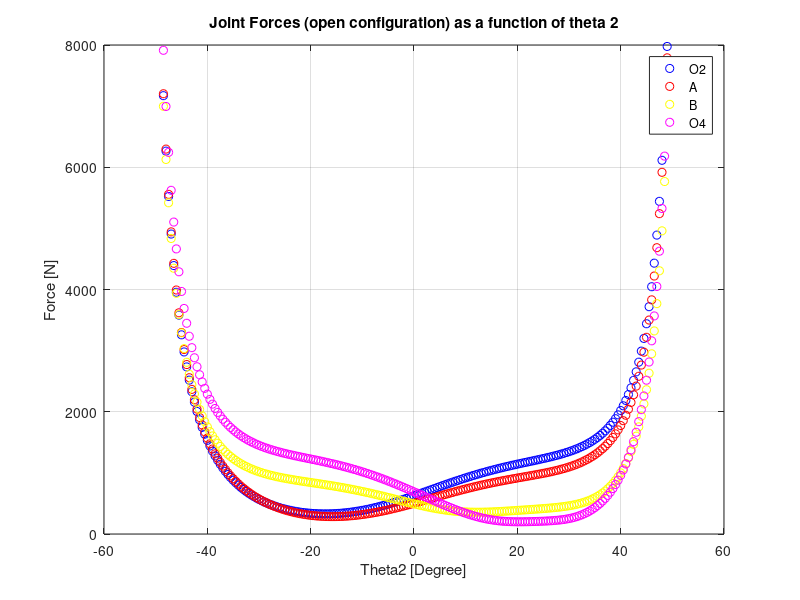
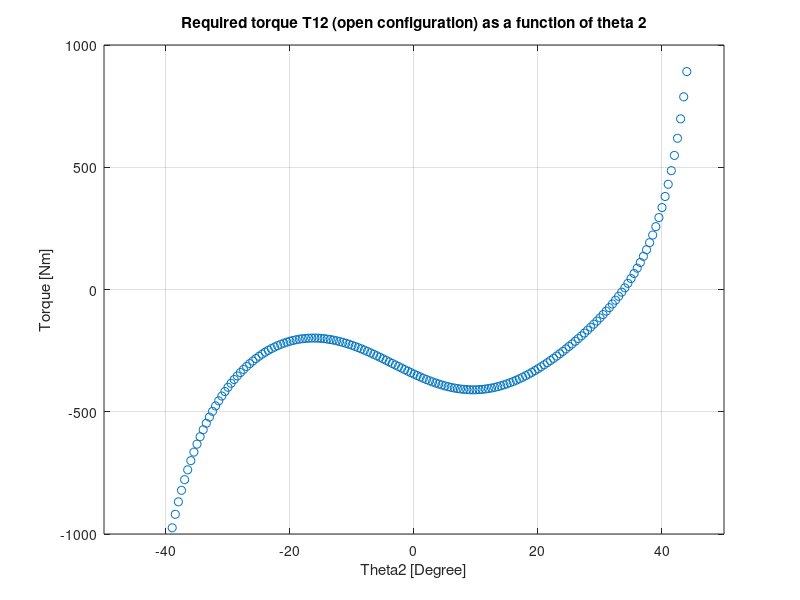

Write MATLAB code to recreate these figures, in order.
format compact
%% === Kinematic Analysis of 4-bar linkages ===

%% === Position Analysis for the 4-bar linkage ===

% Define variables
a=0.72;  % Link 1 length
b=0.68;  % Link 2 length
c=0.85;  % Link 3 length 
d=1.82;  % Link 4 length (fixed)
th2=linspace(-pi,pi,721); 
                            
% Computation of necessary parameters
K1=d/a;
K2=d/c;
K3=(a*a-b*b+c*c+d*d)/(2*a*c);

A=cos(th2)-K1-K2*cos(th2)+K3;
B=-2*sin(th2);
C=K1-(K2+1)*cos(th2)+K3;

K4=d/b;
K5=(c*c-d*d-a*a-b*b)/(2*a*b);

Ap=cos(th2)-K1+K4*cos(th2)+K5;  % A'
Bp=-2*sin(th2); % B'=B          % B' 
Cp=K1+(K4-1)*cos(th2)+K5;       % C'

% Extract valid th2 (i.e., th2 within toggle positions)
Cond=(B.^2-4*A.*C);
Index=find(Cond>0);
th2=th2(Index); % Redefined th2 to only yield positive delta

% Extract parameters corresponding to valid th2
A=A(Index);
B=B(Index);
C=C(Index);
Ap=Ap(Index);
Bp=Bp(Index);
Cp=Cp(Index);

% Compute th3 for both open- and cross-configuration
Ypo=-Bp-sqrt(Bp.^2-4*Ap.*Cp);    % Open-configuration 
% Cannot use sqrt(Cond) b/c Cond has 721 values while sqrt(-) has fewer values
Ypc=-Bp+sqrt(Bp.^2-4*Ap.*Cp);    % Cross-configuration
Xp=2*Ap;
th3o=2*atan2(Ypo,Xp);
th3c=2*atan2(Ypc,Xp);

% atan2 is the arctangent function with two arguments. 
% atan2(y,x)= tan^-1(y/x)
% The angle is positive for counter-clockwise angles(y>0), and negative for clockwise angles (y<0)

% Compute th4 for both open- and cross-configuration
Yo=-B-sqrt(B.^2-4*A.*C);    % Open-configuration 
Yc=-B+sqrt(B.^2-4*A.*C);    % Cross-configuration
X=2*A;
th4o=2*atan2(Yo,X);
th4c=2*atan2(Yc,X);

% Make th3 and th4 positive angles
th3o=th3o+2*pi*(th3o<0);
th3c=th3c+2*pi*(th3c<0);
th4o=th4o+2*pi*(th4o<0);
th4c=th4c+2*pi*(th4c<0);
% Thus, this is needed because atan2(y,x) returns a negative angle when y<0

% Change radians to degrees
th2_d=th2*180/pi;
th3o_d=th3o*180/pi;
th3c_d=th3c*180/pi;
th4o_d=th4o*180/pi;
th4c_d=th4c*180/pi;
% MATLAB only reads radians but we want to express with degrees

%% === Angular Velocity for the 4-bar linkage ===

% Define variables
w2=10;  % Initial Angular Velocity to be 10 rad/s
alp2=0; % Initial Angular Acceleration to be 0 rad/s^2

% Compute w3 and w4 for open-configuration
w3o=w2*(a/b*sin(th4o-th2)./sin(th3o-th4o)); % Has to include . to yield multiple results
w4o=w2*(a/b*sin(th2-th3o)./sin(th4o-th3o));

%% === Acceleration Analysis for the 4-bar linkage ===

% Compute alp3 and alp4 for open-configuration
AAo=c*sin(th4o);
BBo=b*sin(th3o);
CCo=a*alp2*sin(th2)+a*w2*w2*cos(th2)+b*w3o.*w3o.*cos(th3o)-c*w4o.*w4o.*cos(th4o);
DDo=c*cos(th4o);
EEo=b*cos(th3o);
FFo=a*alp2*cos(th2)-a*w2*w2*sin(th2)-b*w3o.*w3o.*sin(th3o)+c*w4o.*w4o.*sin(th4o);

alp3o=(CCo.*DDo-AAo.*FFo)./(AAo.*EEo-BBo.*DDo);
alp4o=(CCo.*EEo-BBo.*FFo)./(AAo.*EEo-BBo.*DDo);

% Define coordinates of P for open-configuration
p=0.97;         % Length of P
thp=0*pi/180;   % Angle of P in Radians (Constant)

%% === Dynamic/ Joint Force Analysis ===

%% Setting up the equations for the CG, Mass, IG, Moment arms, and Accel
% For the triangular coupler
Rcg3xp=(p*cos(thp)+b)/3;    % Distance to the Center of Gravity of the Triangle in the x-direction
Rcg3yp=(p*cos(thp))/3;      % Distance to the Center of Gravity of the Triangle in the y-direction
Rcg3=(Rcg3xp^2+Rcg3yp^2)^0.5;
del3p=atan2(Rcg3yp,Rcg3xp); % Delta3'

% Width of each link except triangular coupler
wi2=0.05;
wi4=0.05;

% Width of triangular coupler
wi3=0.05; % Chosen arbitrarily

% Thickness of each link
t2=0.025;
t3=0.025;
t4=0.025;

% Define densities
dens=7.8*10^3; % density of steel kg/m^3
dena=2.8*10^3; % density of aluminum kg/m^3

% Mass of each link
m2=wi2*t2*a*dens;
m3=wi3*t3*b*dens; % Use aluminum for the coupler
m4=wi4*t4*c*dens;

% IG of each link
ig2=m2/12*(wi2^2+a^2);
ig3=m3/12*(wi3^2+b^2);
ig4=m4/12*(wi4^2+c^2);

% Define external force and its components
fp=100; % external force on coupler point P
thf=0; % direction of fp in radians

fpX=fp*cos(thf);
fpY=fp*sin(thf);

% Moment arms of link 2
Rcg2=a/2;
R12x=Rcg2*cos(th2+pi);
R12y=Rcg2*sin(th2+pi);
R32x=Rcg2*cos(th2);
R32y=Rcg2*sin(th2);

% Moment arms of link 3
R23x=Rcg3*cos(th3o+del3p+pi);
R23y=Rcg3*sin(th3o+del3p+pi);
R43x=b*cos(th3o)-Rcg3*cos(th3o+del3p);
R43y=b*sin(th3o)-Rcg3*sin(th3o+del3p);
Rpx=p*cos(th3o+thp)-abs(R23x);
Rpy=p*sin(th3o+thp)-abs(R23y);

% Moment arms of link 4
Rcg4=c/2;
R34x=Rcg4*cos(th4o);
R34y=Rcg4*sin(th4o);
R14x=Rcg4*cos(th4o+pi);
R14y=Rcg4*sin(th4o+pi);

% Acceleration components at the CG point of each link
Acg2X=-Rcg2*alp2*sin(th2)-Rcg2*w2.^2.*cos(th2);
Acg2Y= Rcg2*alp2*cos(th2)-Rcg2*w2.^2.*sin(th2);
Acg3X=-Rcg3*alp3o.*sin(th3o)-Rcg3*w3o.^2.*cos(th3o);
Acg3Y= Rcg3*alp3o.*cos(th3o)-Rcg3*w3o.^2.*sin(th3o);
Acg4X=-Rcg4*alp4o.*sin(th4o)-Rcg4*w4o.^2.*cos(th4o);
Acg4Y= Rcg4*alp4o.*cos(th4o)-Rcg4*w4o.^2.*sin(th4o);

%% Solving for the Forces and Torque
sol=[]; % Dynamic Arrays
for i=1:length(th2)
    % Geometrix Matrix % 9x9 Matrix
    geom=[  1           0           1           0           0               0           0           0           0;        
            0           1           0           1           0               0           0           0           0;
            -R12y(i)    R12x(i)     -R32y(i)    R32x(i)     0               0           0           0           1;
            0           0           -1      	  0           1               0           0           0           0;
            0           0           0           -1          0               1           0           0           0;
            0           0           R23y(i)     -R23x(i)    -R43y(i)        R43x(i)     0           0           0;
            0           0           0           0           -1              0           1           0           0;
            0           0           0           0           0               -1          0           1           0;
            0           0           0           0           R34y(i)         -R34x(i)   -R14y(i)     R14x(i)     0];
        
    % Dynamic Matrix % 9x1 Matrix 
    dynm=[  m2*Acg2X(i);
            m2*Acg2Y(i); 
            ig2*alp2; % Both ig2 and alp2 don't need indexing
            m3*Acg3X(i)-fpX; % fpX and fpY don't need indexing because constant
            m3*Acg3Y(i)-fpY; 
            ig3*alp3o(i)-Rpx(i)*fpY+Rpy(i)*fpX; % Rpx and Rpy needs indexing because they change with time
            m4*Acg4X(i);
            m4*Acg4Y(i); 
            ig4*alp4o(i)]; % No -T4 because we did not include external torque T4

    % Solve for Joint Forces
    sol=[sol geom\dynm];
end

%% Output Joint Forces and 
% Naming the output forces and torque
F12x=sol(1,1:221);
F12y=sol(2,1:221);
F32x=sol(3,1:221);
F32y=sol(4,1:221);
F43x=sol(5,1:221);
F43y=sol(6,1:221);
F14x=sol(7,1:221);
F14y=sol(8,1:221);
T12 =sol(9,1:221);

% Find the magniture of forces and torque
fO2=sqrt(F12x.^2+F12y.^2);
fA =sqrt(F32x.^2+F32y.^2);
fB =sqrt(F43x.^2+F43y.^2);
fO4=sqrt(F14x.^2+F14y.^2);

%%  Plotting of Joint Forces 
figure(1);
plot(th2_d,fO2,'bo',th2_d,fA,'ro',th2_d,fB,'yo',th2_d,fO4,'mo');
axis([-60 60 0 8000]); 
legend('O2','A','B','O4');
title('Joint Forces (open configuration) as a function of theta 2');
xlabel('Theta2 [Degree]');
ylabel('Force [N]');
grid on;

%%  Plotting of Required Torque
figure(2);
plot(th2_d,T12,'o');
axis([-50 50 -1000 1000]); 
title('Required torque T12 (open configuration) as a function of theta 2');
xlabel('Theta2 [Degree]');
ylabel('Torque [Nm]');
grid on;